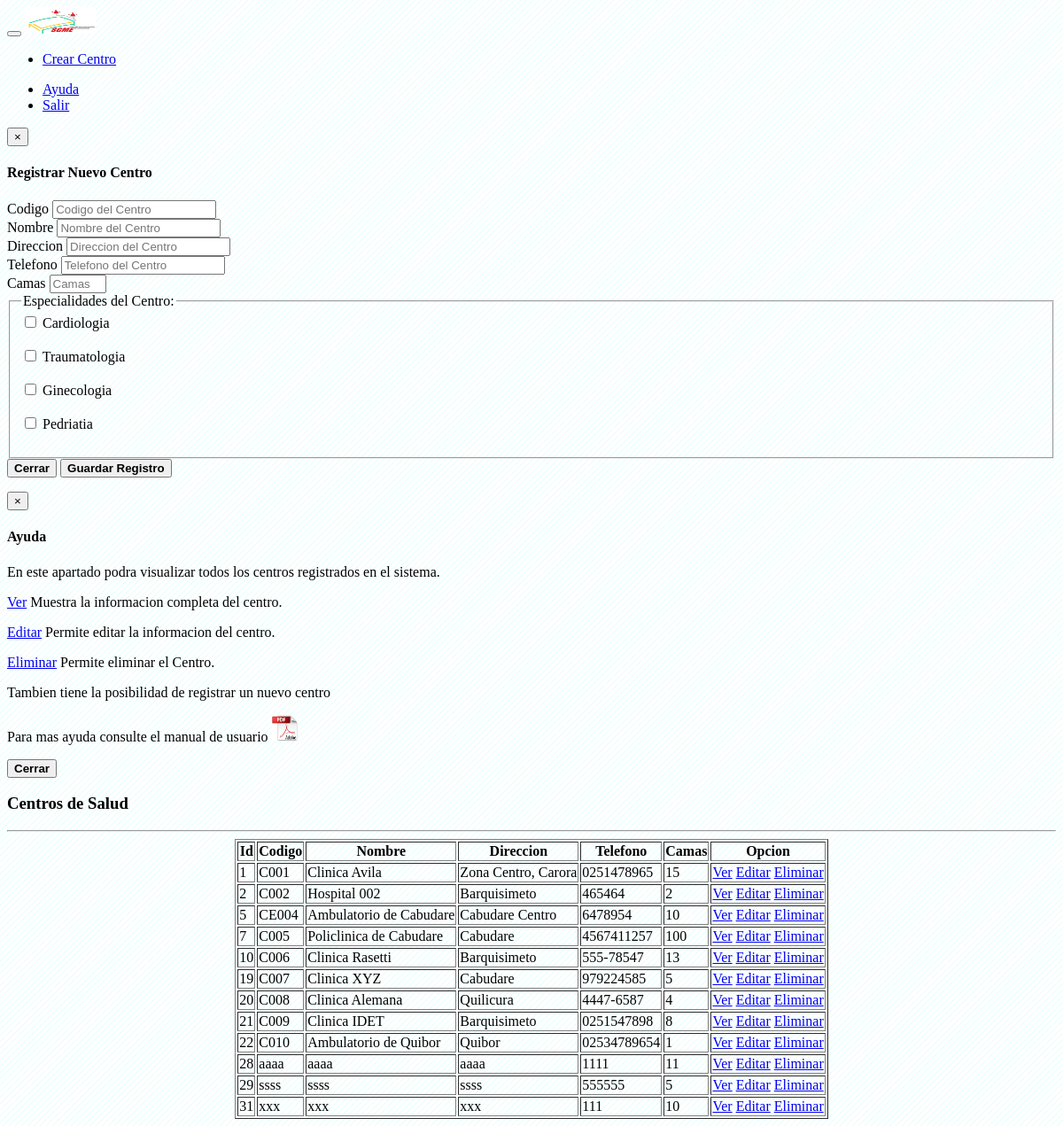
Page /vistas/centros/centros_inicio.php on the earlier database version.
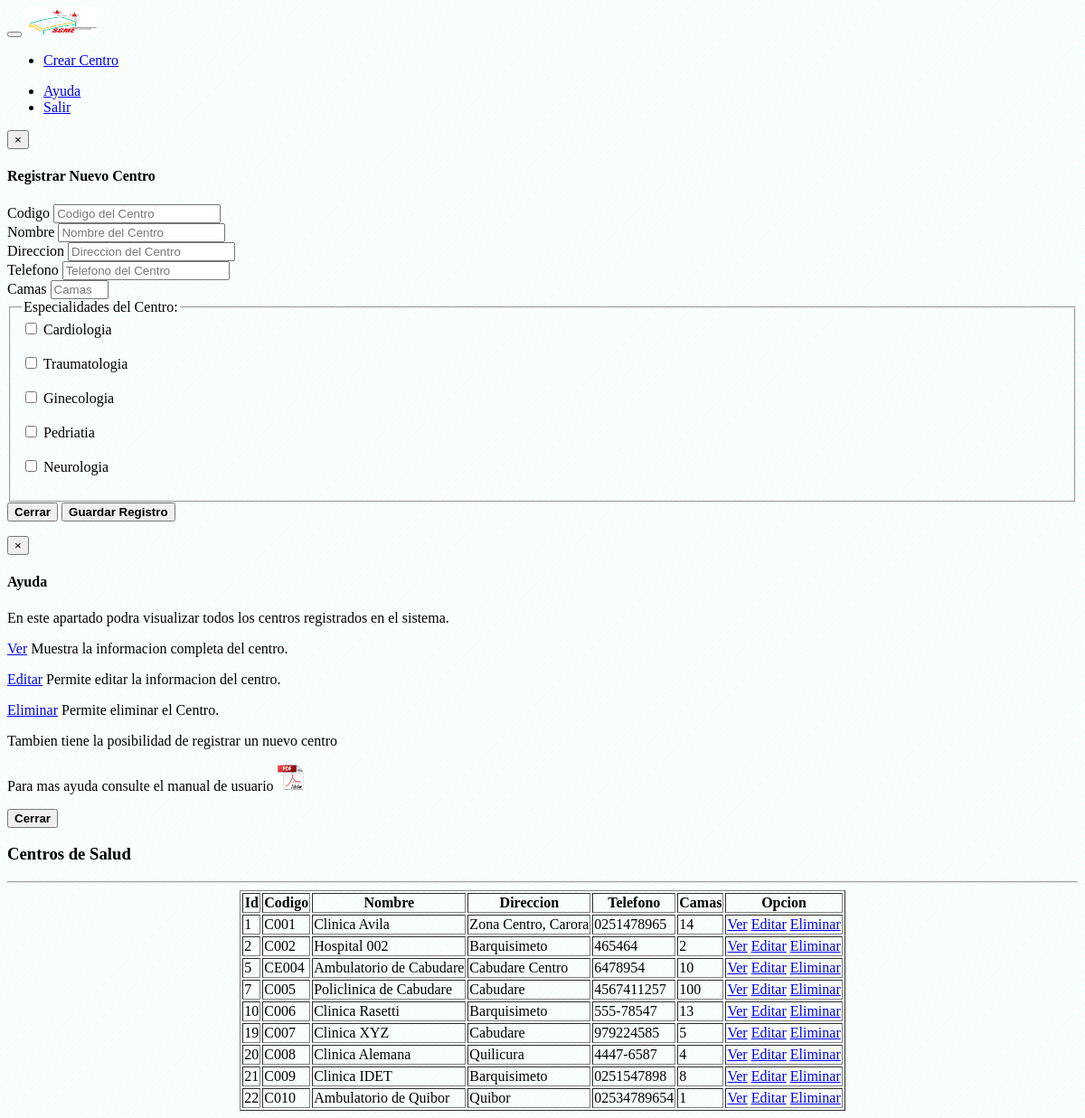
Same page on the later database version.
### tables this page shows
CREATE TABLE IF NOT EXISTS `especialidades` (
  `id` int(11) NOT NULL AUTO_INCREMENT,
  `codigo` varchar(5) NOT NULL,
  `nombre` varchar(100) NOT NULL,
  `status` int(11) NOT NULL DEFAULT '1',
  `observacion` varchar(255) NOT NULL,
  PRIMARY KEY (`id`)
);

CREATE TABLE IF NOT EXISTS `centros` (
  `id` int(11) NOT NULL AUTO_INCREMENT,
  `codigo` varchar(10) NOT NULL,
  `nombre` varchar(100) NOT NULL,
  `direccion` varchar(150) NOT NULL,
  `telefono` varchar(12) NOT NULL,
  `camas` int(11) NOT NULL,
  PRIMARY KEY (`id`)
);

### clases/Conexion.php (called while the page is built, shortened)
<?php
    class Conexion{
        public function __construct(){
            $this->bd = "sgmdb";
        }
        public function consultaRetorno($sql)
        {
            $consulta = mysql_query($sql) or die($sql."<br/><br/>".mysql_error());
            return $consulta;
        }
    }
?>

### modulos/ControladorEspecialidades.php (called while the page is built, shortened)
<?php
    include_once("clases/Centro.php");
    include_once("clases/Especialidad.php");
    class controladorEspecialidades{
        private $especialidad;
        public function __construct(){
            $this->especialidad = new Especialidad();
        }
        public function index(){
            $resultado = $this->especialidad->listar();
            return $resultado;
        }
    }
?>

### clases/Especialidad.php (called while the page is built, shortened)
<?php
    include_once('Conexion.php');
    class Especialidad{
        private $con;
        public function __construct(){
            $this->con = new Conexion();
        }
        public function listar(){
            $sql = "SELECT * FROM especialidades";
            $resultado = $this->con->consultaRetorno($sql);
            return $resultado;
        }
    }
?>

### modulos/ControladorCentros.php (called while the page is built, shortened)
<?php
    include_once("clases/Centro.php");
    class controladorCentros{
        private $centro;
        public function __construct(){
            $this->centro = new Centro();
        }
        public function index(){
            $resultado = $this->centro->listar();
            return $resultado;
        }
    }
?>

### clases/Centro.php (called while the page is built, shortened)
    <?php
    include_once('Conexion.php');
    class Centro{
        private $con;
        public function __construct(){
            $this->con = new Conexion();
        }
        public function listar(){
            $sql = "SELECT * FROM centros";
            $resultado = $this->con->consultaRetorno($sql);
            return $resultado;
        }
    }
?>

### vistas/centros/centros_inicio.php (the view, shortened to what this page needs)
<?php
	$controladorCentros = new controladorCentros();
	$controladorEspecialidades = new controladorEspecialidades();
	$resultadoCentros = $controladorCentros->index();
	$resultadoEspecialidades = $controladorEspecialidades->index();
?>
<nav class="navbar navbar-default navbar-fixed-top">
	<div class="container">
	  <div class="navbar-header">
	    <button type="button" class="navbar-toggle collapsed" data-toggle="collapse" data-target="#navbar" aria-expanded="false" aria-controls="navbar">
	    </button>
	    <a class="navbar-brand" href="index.php"><img src="imagenes/logo.png" width="80" height="30"/></a>
	  </div>
	  <div id="navbar" class="navbar-collapse collapse">
	  	<ul class="nav navbar-nav">
	  		<li>
	  			<a href="#nuevo" role="button" class="btn" data-toggle="modal" data-target="#ModalCrearCentro">Crear Centro</a>
	      	</li>
	  	</ul>
	    <ul class="nav navbar-nav navbar-right">
	    	<li>
				<a href="#nuevo" role="button" class="btn" data-toggle="modal" data-target="#ModalAyuda">Ayuda</a>
			</li>
	       	<li>
				<a href="clases/cerrar_sesion.php">Salir</a>
	        </li>
	    </ul>
	  </div>
	</div>
</nav>
<div class="modal fade" id="ModalCrearCentro" tabindex="-1" role="dialog" aria-labelledby="myModalLabel">
	<div class="modal-dialog" role="document">
		<form action="" method="POST">
			<div class="modal-content">
				<div class="modal-header">
					<button type="button" class="close" data-dismiss="modal" aria-label="Close"><span aria-hidden="true">&times;</span></button>
					<h4 class="modal-title" id="ModalCrearCentro">Registrar Nuevo Centro</h4>
				</div>
				<div class="modal-body">
					<div class="row-fluid">
			            <div class="form-group">
			            	<label for="codigo">Codigo</label>
							<input type="text" class="form-control" id="codigo" name="codigo" maxlength="6"  placeholder="Codigo del Centro" required>
			            </div>
			            <div class="form-group">
			            	<label for="nombre">Nombre</label>
							<input type="text" class="form-control" id="nombre" name="nombre" onkeypress="return sololetras(event)" maxlength="50"  placeholder="Nombre del Centro" required>
			            </div>
			            <div class="form-group">
			            	<label for="direccion">Direccion</label>
							<input type="text" class="form-control" id="direccion" name="direccion" maxlength="60"  placeholder="Direccion del Centro" required>
			            </div>
			            <div class="form-group">
			            	<label for="telefono">Telefono</label>
							<input type="text" class="form-control" id="telefono" name="telefono" onkeypress="return solonumeros(event)" maxlength="11"  placeholder="Telefono del Centro" required>
			            </div>
			            <div class="form-group">
			            	<label for="camas">Camas</label>
							<input type="number" class="form-control" id="camas" name="camas" value="<?php echo $row_centro['camas']; ?>"  min="0" max="100" maxlength="4" placeholder="Camas Disponibles" required>
			            </div>
			            <div class="form-group">
				            <fieldset>
			            		<legend>Especialidades del Centro:</legend>
								<?php while($row_especialidad = mysql_fetch_array($resultadoEspecialidades)): ?>
									<input type="checkbox" name="especialidades[]" id="especialidades" value="<?php echo $row_especialidad['id']; ?>">  <?php echo $row_especialidad['nombre']; ?>
									<br><br>
								<?php endwhile; ?>
							</fieldset>
				        </div>
			        </div>
				</div>
				<div class="modal-footer">
			        <button class="btn" data-dismiss="modal" aria-hidden="true"><strong><i class="icon-remove"></i> Cerrar</strong></button>
			       	<button class="btn btn-primary" type="submit" name="crear" value="crear"><strong><i class="icon-ok"></i>Guardar Registro</strong></button>
			    </div>
			</div>
		</form>
	</div>
</div>
<div class="modal fade" id="ModalAyuda" tabindex="-1" role="dialog" aria-labelledby="myModalLabel">
	<div class="modal-dialog" role="document">
		<form action="recursos/Manual de usuario Admisitrador SGME.pdf" target="_blank" method="POST">
			<div class="modal-content">
				<div class="modal-header">
					<button type="button" class="close" data-dismiss="modal" aria-label="Close"><span aria-hidden="true">&times;</span></button>
					<h4 class="modal-title" id="ModalAyuda">Ayuda</h4>
				</div>
				<div class="modal-body">
					<div class="row-fluid">
			            <p>En este apartado podra visualizar todos los centros registrados en el sistema.</p>
			            <p><a class="btn btn-xs btn-success" href="#" role="button">Ver</a> Muestra la informacion completa del centro.</p>
			            <p><a class="btn btn-xs btn-info" href="#" role="button">Editar</a> Permite editar la informacion del centro.</p>
			            <p><a class="btn btn-xs btn-danger" href="#" role="button">Eliminar</a> Permite eliminar el Centro. </p>
			            <p>Tambien tiene la posibilidad de registrar un nuevo centro </p>
			            <p>Para mas ayuda consulte el manual de usuario <input type="image" name="pdf" src="imagenes/pdf.png" width="30" height="30"/></p>
			        </div>
				</div>
				<div class="modal-footer">
			        <button class="btn" data-dismiss="modal" aria-hidden="true"><strong><i class="icon-remove"></i> Cerrar</strong></button>
			    </div>
			</div>
		</form>
	</div>
</div>
<div class="row-fluid">
	<div class="container">
		<h3>Centros de Salud</h3>
		<hr>
		<table border="1" align="center" class="table table-striped">
			<thead>
				<th>Id</th>
				<th>Codigo</th>
				<th>Nombre</th>
				<th>Direccion</th>
				<th>Telefono</th>
				<th>Camas</th>
				<th>Opcion</th>
			</thead>
			<tbody>
				<?php while($row_centro = mysql_fetch_array($resultadoCentros)): ?>
					<tr>
						<td><?php echo $row_centro['id']; ?></td>
						<td><?php echo $row_centro['codigo']; ?></td>
						<td><?php echo $row_centro['nombre']; ?></td>
						<td><?php echo $row_centro['direccion']; ?></td>
						<td><?php echo $row_centro['telefono']; ?></td>
						<td><?php echo $row_centro['camas']; ?></td>
						<td>
							<a class="btn btn-xs btn-success" href="?cargar=centros_ver&id=<?php echo $row_centro['id']; ?>" role="button">Ver</a>
							<a class="btn btn-xs btn-info" href="?cargar=centros_editar&id=<?php echo $row_centro['id']; ?>" role="button">Editar</a>
							<a class="btn btn-xs btn-danger" href="?cargar=centros_eliminar&id=<?php echo $row_centro['id']; ?>" role="button">Eliminar</a>
						</td>
					</tr>
				<?php endwhile; ?>
			</tbody>
		</table>
	</div>
</div>

Differences in the rows shown:
removed centros: id "28", codigo "aaaa", nombre "aaaa", direccion "aaaa", telefono "1111", camas "11"
removed centros: id "29", codigo "ssss", nombre "ssss", direccion "ssss", telefono "555555", camas "5"
removed centros: id "31", codigo "xxx", nombre "xxx", direccion "xxx", telefono "111", camas "10"
added especialidades: nombre "Neurologia"
changed centros "Clinica Avila": camas "15" → "14"
